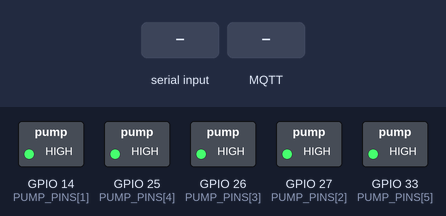
A sketch run on a simulated ESP32. Shown: switched loads named in the sketch (green lamp = pin HIGH). The inputs (shaded band) are chosen by the test bench. WiFi joins after 1.5 s; servers stay silent unless stated; random numbers use the default seed unless the sketch sets one; no MQTT or app messages arrive unless stated; what the sketch prints to the serial monitor is not drawn.

Above: at 2.7 s.
2.8 s: "1:90\n" received over Serial
At 3.5 s:
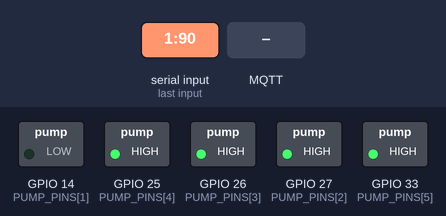
6.5 s: MQTT message "1" arrives on the second subscribed topic
At 7.5 s:
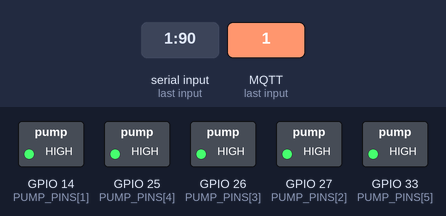
8.0 s: "1:90:45\n" received over Serial
At 8.7 s:
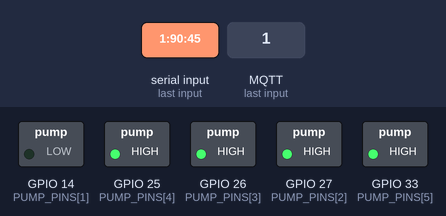
9.5 s: "0\n" received over Serial
At 11.9 s:
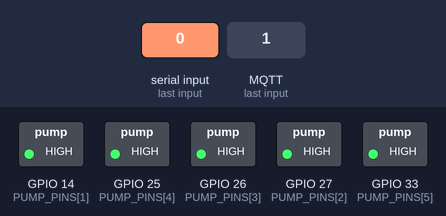
Timing chart, 0 to 13.0 s (numbered marks = the images above; inputs shaded):
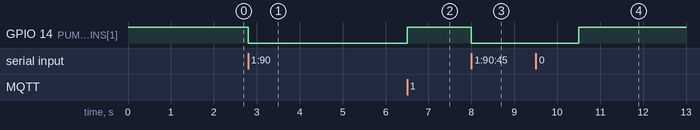

The sketch:

ESP32_Aktuator_Maintenance.ino
```cpp
#include <WiFi.h>
#include <PubSubClient.h>
#include <ArduinoJson.h>
#include <NTPClient.h>      // Tambahan Latensi
#include <WiFiUdp.h>        // Tambahan Latensi

// ==========================================
// 1. KONFIGURASI WIFI & MQTT
// ==========================================
const char* ssid        = "XinXun-9988";
const char* password    = "12345678";
const char* mqtt_server = "192.168.100.10";
const int   mqtt_port   = 1883;

const char* topic_action   = "hidroponik/action";
const char* topic_status   = "hidroponik/status";

// NTP Client (GMT+7 = 0 offset karena kita hitung Epoch)
WiFiUDP ntpUDP;
NTPClient timeClient(ntpUDP, "id.pool.ntp.org", 0);
const char* topic_mainten  = "hidroponik/maintenance";
const char* topic_aktuator = "hidroponik/aktuator";
const char* topic_sensor   = "hidroponik/sensor";    // ✅ Unsur Safety

WiFiClient espClient;
PubSubClient mqttClient(espClient);

// ==========================================
// 2. PIN & POMPA (Indeks 1-5)
// ==========================================
const int PUMP_PINS[6] = {0, 14, 27, 26, 25, 33};
const char* PUMP_NAMES[] = {"", "PH_UP", "PH_DOWN", "AIR_BAKU", "NUT_A", "NUT_B"};

// --- SAKLAR SAFETY FISIK (true = Aktif, false = Bypass) ---
// Index 0 = BOX, Index 1-5 = Tabung
bool safety_enabled[] = {true, false, true, true, true, true}; // Default: T1 dibypass

// Variabel Kontrol Non-Blocking
unsigned long stopTime[6] = {0, 0, 0, 0, 0, 0};
int lastActionID = -1;
bool isAwaitingDone = false;
String last_tx_id = "INIT";
String current_tx_id = "";
String tampilan = "STANDBY"; // Nilai default untuk InfluxDB
unsigned long lastReconnectAttempt = 0; // Timer non-blocking MQTT

// Variabel Safety (Update dari MQTT Sensor)
float level_box = 20.0; // Default aman (Liter)
float level_tabung[6] = {0, 500, 500, 500, 500, 500}; // T1-T5 (mL)
const float AMBANG_BOX = 5.0;   // Minimal 5L air
const float AMBANG_TABUNG = 100.0; // Minimal 100mL nutrisi/pH

// Durasi Fisik Baru (Kompensasi Hardware Baru)
const unsigned long T_PH_S    = 2000;
const unsigned long T_PH_L    = 5000;
const unsigned long T_NUT_A_S = 1400;   // Nutrisi A (1.75 ml/s -> 1.4s)
const unsigned long T_NUT_A_L = 4110;
const unsigned long T_NUT_B_S = 1200;   // Nutrisi B (2.0 ml/s -> 1.2s)
const unsigned long T_NUT_B_L = 3600;
const unsigned long T_AIR_S   = 60000;   // 60 detik (Kompensasi tandon besar)
const unsigned long T_AIR_L   = 180000;  // 180 detik (3 Menit)

// ==========================================
// 3. FUNGSI LOGIKA AKTUATOR
// ==========================================

void publishStatus() {
  StaticJsonDocument<256> doc;
  doc["ph_up"] = (digitalRead(PUMP_PINS[1]) == LOW) ? 1 : 0;
  doc["ph_down"] = (digitalRead(PUMP_PINS[2]) == LOW) ? 1 : 0;
  doc["air_baku"] = (digitalRead(PUMP_PINS[3]) == LOW) ? 1 : 0;
  doc["nutrisi_a"] = (digitalRead(PUMP_PINS[4]) == LOW) ? 1 : 0;
  doc["nutrisi_b"] = (digitalRead(PUMP_PINS[5]) == LOW) ? 1 : 0;
  doc["last_act"] = lastActionID;
  doc["box"] = level_box;
  doc["tampilan"] = tampilan; // ✅ Agar Grafana tetap sinkron 2s/6s

  char payload[256];
  serializeJson(doc, payload);
  mqttClient.publish(topic_aktuator, payload);
}

void triggerPump(int pumpIdx, unsigned long ms, bool force = false) {
  if (pumpIdx < 1 || pumpIdx > 5) return;

  if (ms == 0) { // Stop explicit
    digitalWrite(PUMP_PINS[pumpIdx], HIGH);
    stopTime[pumpIdx] = 0;
    return;
  }

  // --- SAFETY INTERLOCK CHECK ---
  if (!force) {
    // Hanya cek BOX jika saklar 0 TRUE
    if (safety_enabled[0] && level_box < AMBANG_BOX) {
      Serial.println("[SAFETY] Tandon Utama KRITIS! Pompa Dibatalkan.");
      return;
    }
    // Hanya cek tabung jika saklarnya TRUE
    if (safety_enabled[pumpIdx] && level_tabung[pumpIdx] < AMBANG_TABUNG) {
      Serial.printf("[SAFETY] Tabung %s KOSONG! Pompa Dibatalkan.\n", PUMP_NAMES[pumpIdx]);
      return;
    }
  } else {
    Serial.println("[MAINTENANCE] Safety di-BYPASS.");
  }

  digitalWrite(PUMP_PINS[pumpIdx], LOW); // ON
  stopTime[pumpIdx] = millis() + ms;
  Serial.printf("[POMPA] %s ON selama %lu ms\n", PUMP_NAMES[pumpIdx], ms);
}

void stopAll() {
  Serial.println("[SYSTEM] EMERGENCY STOP!");
  for (int i=1; i<=5; i++) {
    digitalWrite(PUMP_PINS[i], HIGH);
    stopTime[i] = 0;
  }
  isAwaitingDone = false;
  mqttClient.publish(topic_status, "STOPPED");
}

// ==========================================
// 4. MQTT CALLBACK
// ==========================================
void callback(char* topic, byte* payload, unsigned int length) {
  String msg = "";
  for (int i = 0; i < length; i++) msg += (char)payload[i];

  // A. UPDATE DATA SENSOR (SAFETY BASE)
  if (String(topic) == topic_sensor) {
    StaticJsonDocument<512> doc;
    if (!deserializeJson(doc, payload, length)) {
      level_box = doc["box"];
      level_tabung[1] = doc["t1"]; // pH Up
      level_tabung[2] = doc["t2"]; // pH Down
      level_tabung[3] = doc["t3"]; // Air Baku
      level_tabung[4] = doc["t4"]; // Nutrisi A
      level_tabung[5] = doc["t5"]; // Nutrisi B
    }
    return;
  }

  Serial.printf("[MQTT] Topic: %s | Msg: %s\n", topic, msg.c_str());

  // B. EKSEKUSI OTOMATIS (DENGAN SAFETY)
  if (String(topic) == topic_action) {
    int colonIdx = msg.indexOf(':');
    if (colonIdx != -1) {
      int action = msg.substring(0, colonIdx).toInt();
      String tx_id = msg.substring(colonIdx + 1);

        if (action == 0) {
          Serial.printf("[SYSTEM] Aksi 0 (IDLE) diterima. Mengirim DONE:%s\n", tx_id.c_str());
          last_tx_id = tx_id; // Simpan agar tidak diproses ulang jika ada retry
          mqttClient.publish(topic_status, ("DONE:" + tx_id).c_str());
          tampilan = "IDLE";
          return;
        }

        if (tx_id != last_tx_id) {
        current_tx_id = tx_id;
        isAwaitingDone = true;
        Serial.printf("[NEW] Aksi %d | ID:%s\n", action, tx_id.c_str());

        switch(action) {
          // case 0 ditangani oleh interceptor di atas (baris 141-147)
          case 1: tampilan = "ON ph_up / 2.0s"; triggerPump(1, T_PH_S); break;
          case 2: tampilan = "ON ph_up / 5.0s"; triggerPump(1, T_PH_L); break;
          case 3: tampilan = "ON ph_down / 2.0s"; triggerPump(2, T_PH_S); break;
          case 4: tampilan = "ON ph_down / 5.0s"; triggerPump(2, T_PH_L); break;
          case 5: tampilan = "ON nutrisi_ab / 2.0s"; triggerPump(4, T_NUT_A_S); triggerPump(5, T_NUT_B_S); break;
          case 6: tampilan = "ON nutrisi_ab / 6.0s"; triggerPump(4, T_NUT_A_L); triggerPump(5, T_NUT_B_L); break;
          case 7: tampilan = "ON air_baku / 60.0s"; triggerPump(3, T_AIR_S); break;
          case 8: tampilan = "ON air_baku / 180.0s"; triggerPump(3, T_AIR_L); break;
        }
      } else {
        // Retry detected
        mqttClient.publish(topic_status, ("DONE:" + tx_id).c_str());
        Serial.printf("[RETRY] Skip Aksi karena ID %s sudah pernah diproses.\n", tx_id.c_str());
      }
    }
  }
  // C. EKSEKUSI MAINTENANCE (BYPASS SAFETY)
  else if (String(topic) == topic_mainten) {
    // A. Perintah Pompa (Format: "P DUR" -> "1 10")
    if (isdigit(msg[0])) {
      int p = msg.substring(0, 1).toInt();
      int dur = msg.substring(2).toInt();
      if (p >= 1 && p <= 5) {
        triggerPump(p, dur * 1000UL, true); // Force ON (Maintenance Mode)
      }
    }
    // B. Perintah Safety Toggle (Format: "S P 1/0" -> "S 1 0")
    else if (msg.startsWith("S")) {
      int p = msg.substring(2, 3).toInt();
      int val = msg.substring(4, 5).toInt();

      if (p >= 0 && p <= 5) { // Individu (BOX 0, Tabung 1-5)
        safety_enabled[p] = (val == 1);
        const char* target = (p == 0) ? "BOX/TANDON" : PUMP_NAMES[p];
        Serial.printf("[MAINTENANCE] Safety %s sekarang: %s\n", target, safety_enabled[p] ? "AKTIF" : "BYPASS");
      }
    }
  }
}

// ==========================================
// 5. SETUP & WIFI
// ==========================================
void setup_wifi() {
  Serial.print("\nConnecting to "); Serial.println(ssid);
  WiFi.mode(WIFI_STA);
  WiFi.begin(ssid, password);
  while (WiFi.status() != WL_CONNECTED) { delay(500); Serial.print("."); }
  Serial.println("\nWiFi Connected!");
}

void reconnect() {
  // Hanya mencoba koneksi jika sudah lewat 5 detik dari percobaan terakhir
  if (millis() - lastReconnectAttempt > 5000) {
    lastReconnectAttempt = millis();
    Serial.print("Attempting MQTT connection...");
    String clientId = "ESP32_Aktuator_Mainten_";
    clientId += String(random(0xffff), HEX);

    if (mqttClient.connect(clientId.c_str())) {
      Serial.println("connected");
      mqttClient.subscribe(topic_action);
      mqttClient.subscribe(topic_mainten);
      mqttClient.subscribe(topic_sensor);
    } else {
      Serial.printf("failed, rc=%d\n", mqttClient.state());
    }
  }
}

void setup() {
  Serial.begin(115200);
  for (int i=1; i<=5; i++) {
    pinMode(PUMP_PINS[i], OUTPUT);
    digitalWrite(PUMP_PINS[i], HIGH);
  }
  setup_wifi();
  mqttClient.setServer(mqtt_server, mqtt_port);
  mqttClient.setCallback(callback);
  timeClient.begin(); // Mulai NTP Client
}

void loop() {
  if (!mqttClient.connected()) {
    reconnect(); // Sekarang non-blocking
  } else {
    mqttClient.loop();
  }

  unsigned long now = millis();
  bool anyPumpRunning = false;

  for (int i=1; i<=5; i++) {
    if (stopTime[i] > 0 && millis() > stopTime[i]) {
      digitalWrite(PUMP_PINS[i], HIGH);
      stopTime[i] = 0;
      isAwaitingDone = false;

      // Kirim konfirmasi DONE dengan JSON + Timestamp
      timeClient.update();
      unsigned long long timestamp = ((unsigned long long)timeClient.getEpochTime() * 1000ULL) + (millis() % 1000ULL);

      char resp[128];
      snprintf(resp, sizeof(resp), "{\"status\":\"DONE\",\"tx\":\"%s\",\"ts\":%llu}", current_tx_id.c_str(), timestamp);
      mqttClient.publish(topic_status, resp);

      Serial.printf("[SYSTEM] %s Selesai. Sent: %s\n", PUMP_NAMES[i], resp);
    }
    if (stopTime[i] > 0) anyPumpRunning = true;
  }

  if (!anyPumpRunning && tampilan != "STANDBY") {
    tampilan = "STANDBY";
  }

  if (isAwaitingDone && !anyPumpRunning) {
    last_tx_id = current_tx_id;
    mqttClient.publish(topic_status, ("DONE:" + current_tx_id).c_str());
    Serial.printf("[MQTT] Sinyal DONE:%s dikirim ke RPi.\n", current_tx_id.c_str());
    isAwaitingDone = false;
  }

  // Serial Maintenance juga BYPASS Safety
  if (Serial.available() > 0) {
    int id = Serial.parseInt();
    int dur = Serial.parseInt();
    while (Serial.available() > 0) Serial.read();

    if (id == 0) stopAll();
    else if (id >= 1 && id <= 5 && dur > 0) {
      triggerPump(id, (unsigned long)dur * 1000, true); // true = force bypass
    }
  }

  static unsigned long lastUpdate = 0;
  if (now - lastUpdate > 2000) {
    publishStatus();
    lastUpdate = now;
  }
}
```

Measured:
- after the input at 2.8 s, GPIO 14 (PUMP_PINS[1]): HIGH → LOW at once
- after the input at 6.5 s, GPIO 14 (PUMP_PINS[1]): LOW → HIGH at once
- after the input at 8.0 s, GPIO 14 (PUMP_PINS[1]): HIGH → LOW at once
- after the input at 9.5 s, GPIO 14 (PUMP_PINS[1]): LOW → HIGH after 1.0 s
